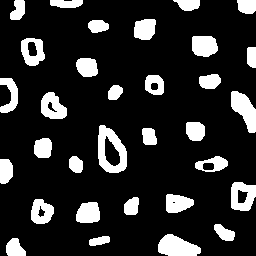
//> input picture images/bolhas.png, 256 x 256 px
$ ./trocaregioes   (built with g++ and OpenCV 4)
//> lines starting //> are read from the running program, lines starting //| are printed output that depends on the picture; after the words box and inside, x2 and y2 are one past the last pixel; in counts of white or black regions, pixels touching at a corner belong together
#include <iostream>
#include <cv.h>
#include <highgui.h>

using namespace cv;
using namespace std;

int main(int, char**){
  Mat image;
  Mat imagem1, imagem2, imagem3, imagem4, imagemFinal;
  Vec3b val;

  //Transformou a matriz em formato de matriz
  image= imread("bolhas.png",CV_LOAD_IMAGE_GRAYSCALE);
//> image: 256 rows x 256 cols, CV_8UC1; 16.5% white; 32 white regions, largest, box (x1, y1, x2, y2) and area: (98, 125, 127, 173) 789, (158, 234, 201, 256) 669, (231, 91, 256, 133) 613
  if(!image.data)//caso a imagem seja diferende de bolhas.png
    cout << "nao abriu bolhas.png" << endl;

  namedWindow("Imagem Final",WINDOW_AUTOSIZE);
  int rows = image.rows;
//> rows = 256
  int cols = image.cols;
//> cols = 256
  std::cout << "Linhas: "<<rows << std::endl;
//| Linhas: 256
  std::cout << "Colunas: "<<cols << std::endl;
//| Colunas: 256

  //Rect_(_Tp _x, _Tp _y, _Tp _width, _Tp _height);
  imagem1 = image(Rect(0,0,rows/2,cols/2));
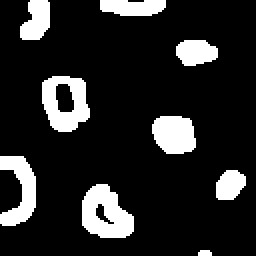
//> imagem1: 128 rows x 128 cols, CV_8UC1 (shown 2 times larger); 15.2% white; 9 white regions (1 under 20 px), largest, box (x1, y1, x2, y2) and area: (41, 92, 67, 119) 481, (21, 38, 45, 66) 434, (0, 78, 18, 113) 363
  imagem2 = image(Rect(rows/2,rows/2,rows/2,cols/2));
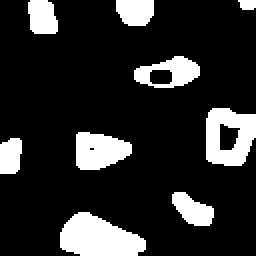
//> imagem2: 128 rows x 128 cols, CV_8UC1 (shown 2 times larger); 16.9% white; 9 white regions, largest, box (x1, y1, x2, y2) and area: (30, 106, 73, 128) 669, (103, 54, 128, 83) 521, (38, 66, 66, 85) 406
  imagem3 = image(Rect(rows/2,0,rows/2,cols/2));
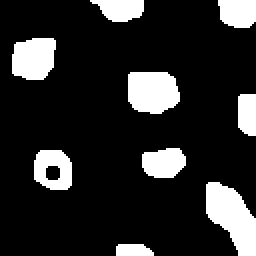
//> imagem3: 128 rows x 128 cols, CV_8UC1 (shown 2 times larger); 16.6% white; 9 white regions, largest, box (x1, y1, x2, y2) and area: (103, 91, 128, 128) 574, (64, 36, 90, 57) 467, (6, 19, 28, 40) 391
  imagem4 = image(Rect(0,rows/2,rows/2,cols/2));
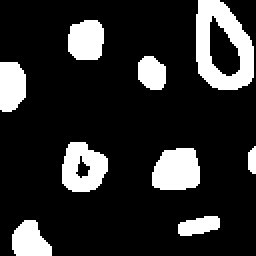
//> imagem4: 128 rows x 128 cols, CV_8UC1 (shown 2 times larger); 17.5% white; 9 white regions, largest, box (x1, y1, x2, y2) and area: (98, 0, 127, 45) 770, (76, 74, 100, 95) 428, (31, 71, 54, 96) 411
  imagemFinal = image;
  // [6 lines of commented-out code are left out]

  imagem1.copyTo(imagemFinal(Rect(rows/2,0,rows/2,cols/2)));
  imagem2.copyTo(imagemFinal(Rect(0,rows/2,rows/2,cols/2)));
  imagem3.copyTo(imagemFinal(Rect(rows/2,rows/2,rows/2,cols/2)));
  imagem4.copyTo(imagemFinal(Rect(0,0,rows/2,cols/2)));
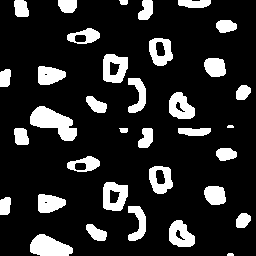
//> imagemFinal: 256 rows x 256 cols, CV_8UC1; 16% white; 35 white regions (2 under 20 px), largest, box (x1, y1, x2, y2) and area: (30, 106, 77, 141) 883, (30, 234, 73, 256) 669, (103, 54, 128, 83) 521
  imshow("Imagem Final", imagemFinal);
  waitKey();


  return 0;
}
